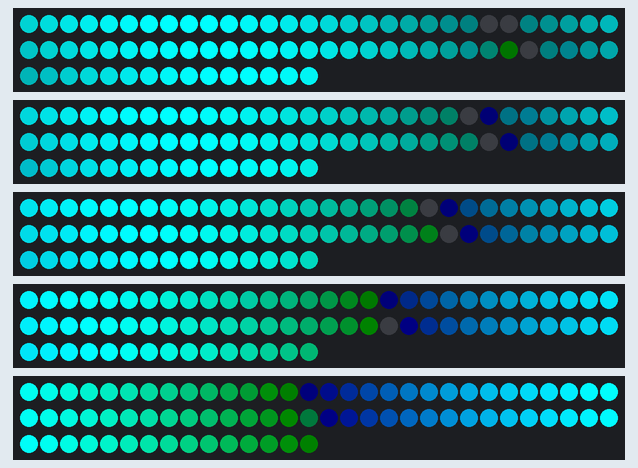
The sketch below on a simulated Arduino Uno, built with avr-gcc and run on an emulated ATmega328P. Parts: 5 × 75 RGB LEDs in strip order, left to right, continuing on the next row.

Above: at 0.2 s.
At 5.32 s:
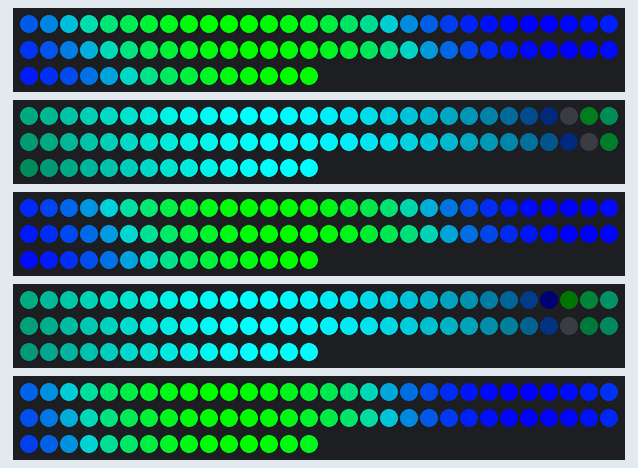
At 10.29 s:
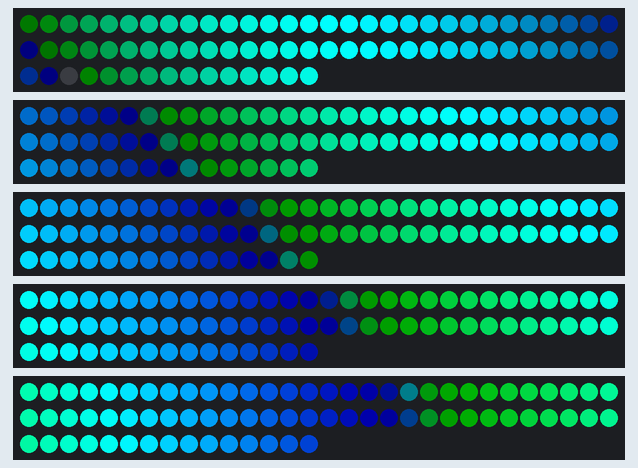
At 19.97 s:
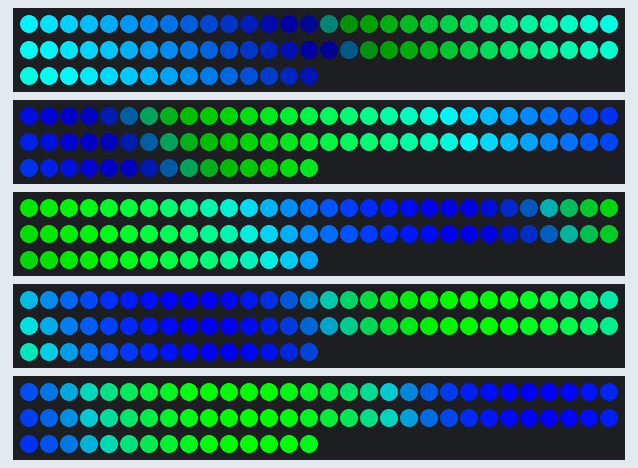
At 29.37 s:
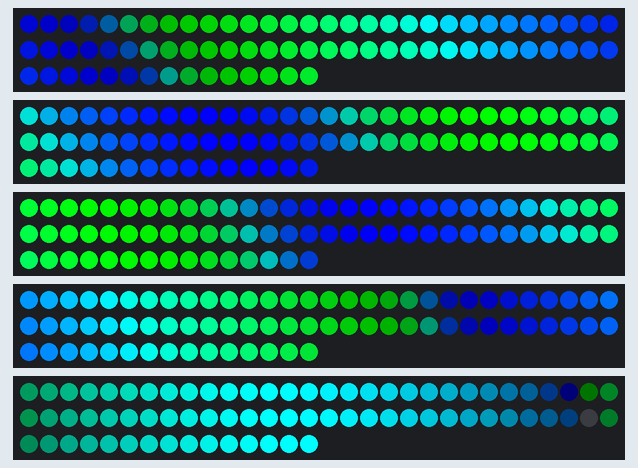
At 39.88 s:
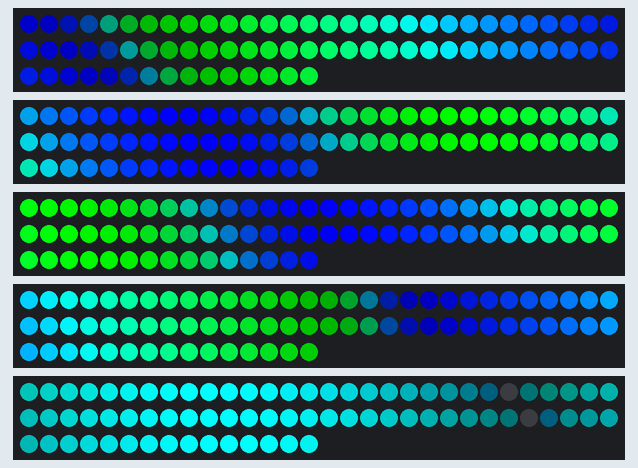

The sketch:

fastled.ino
```cpp
#include "FastLED.h"
#define NUM_LEDS 75
#define NUM_STRIPS 5
CRGB leds[NUM_STRIPS][NUM_LEDS];
void setup() {
  FastLED.addLeds<NEOPIXEL, 0>(leds[0], NUM_LEDS);
  FastLED.addLeds<NEOPIXEL, 1>(leds[1], NUM_LEDS);
  FastLED.addLeds<NEOPIXEL, 2>(leds[2], NUM_LEDS);
//  FastLED.addLeds<NEOPIXEL, 3>(leds, NUM_LEDS); // not working
//  FastLED.addLeds<NEOPIXEL, 4>(leds, NUM_LEDS); // not working
  FastLED.addLeds<NEOPIXEL, 5>(leds[3], NUM_LEDS);
  FastLED.addLeds<NEOPIXEL, 6>(leds[4], NUM_LEDS);
//  Serial.begin(9600);
}

void loop() {
  for (int s=0; s<NUM_STRIPS; s++) {
    for (int i=0; i<NUM_LEDS; i++) {
      double b = 127 * (1 + sin((i * 0.2) + (millis() * 0.0042 * (s+1))));
      double g = 127 * (1 + sin((i * 0.2) + (millis() * 0.0036 * (s+1))));
//      Serial.println(g);
      leds[s][i] = CRGB(
        0,
        g,
        b
      );
    }
  }

  FastLED.show();
//  delay(10);
}
```
